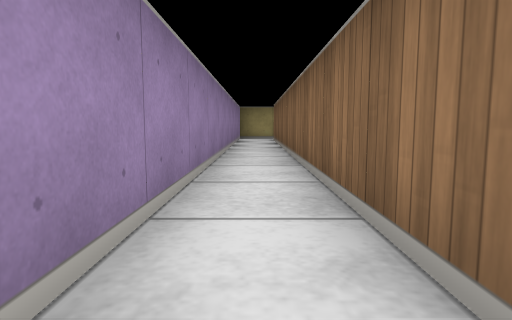
View 1 (above)

16 first-person views from a walk through a cub3D maze. The camera is about half as high as the walls, tilts 6° down and sees 75° across. The floor is counted in squares. Each view is taken from the middle of a square. On the plan, view 1 faces up. The plan holds only what a view shows up to about 9 squares ahead; the rest is blank.

View 2
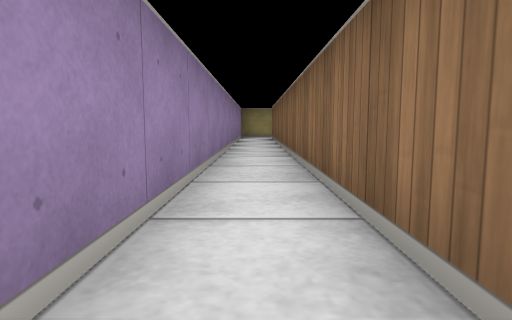

View 3
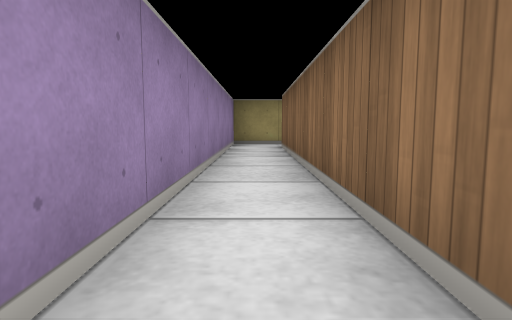

View 4
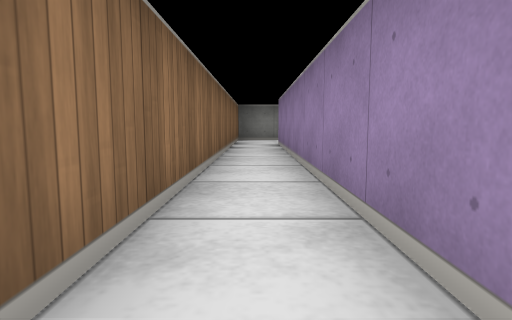

View 5
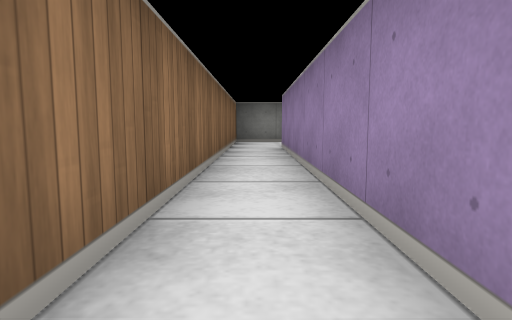

View 6
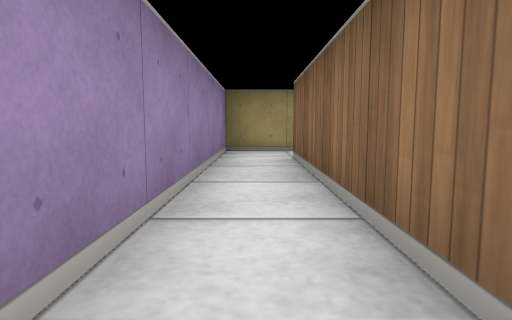

View 7
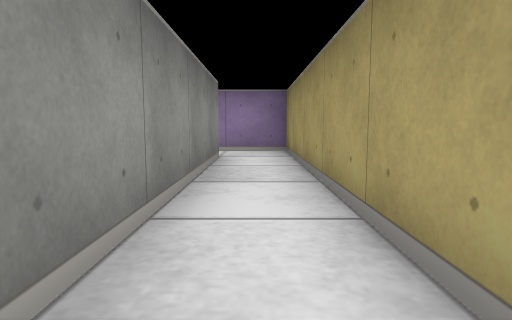

View 8
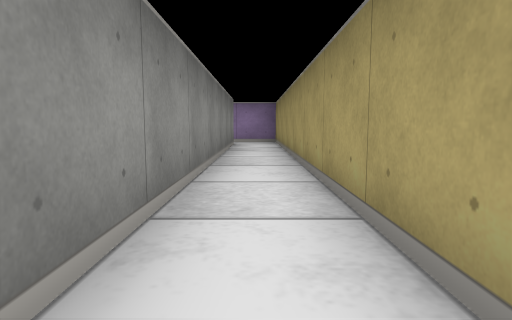

View 9
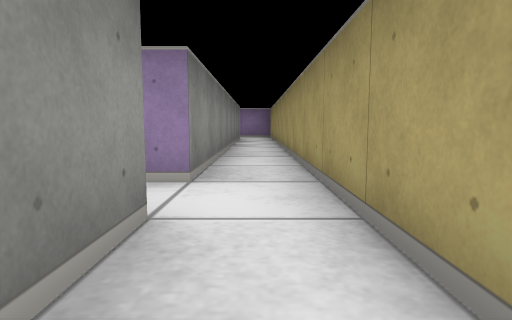

View 10
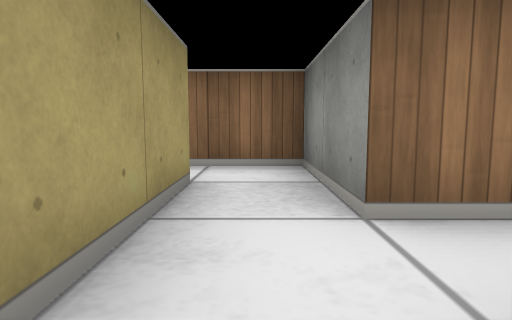

View 11
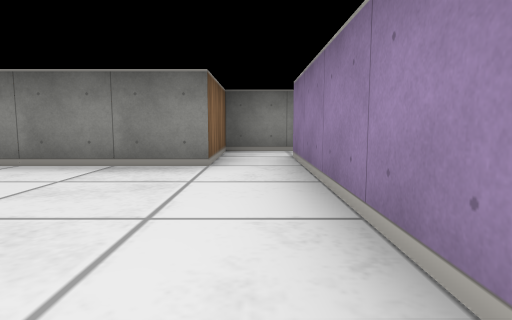

View 12
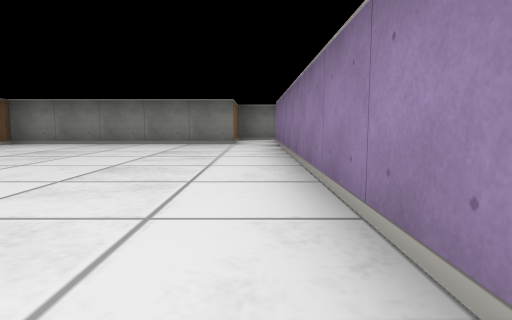

View 13
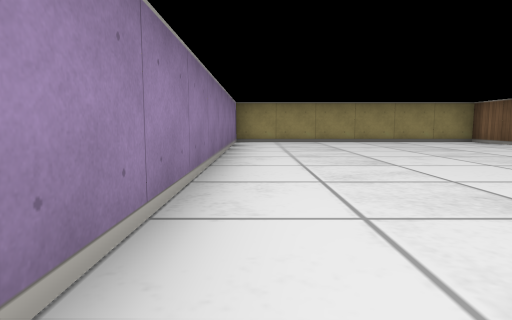

View 14
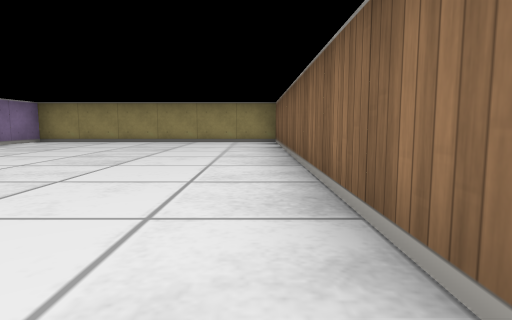

View 15
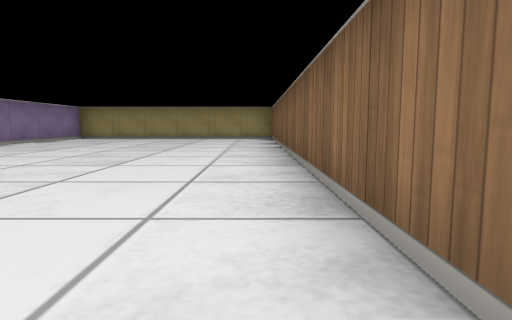

View 16
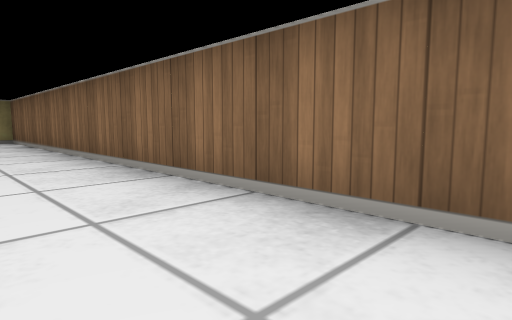

### Floor plan
Points are (right, up) in squares from view 1. A wall is a line through its corners. A room is listed if a view was taken in it or the views show most of it. See-through windows are left out.
Room 1 (views 1, 2, 3, 4, 5, 6)
walls: (-0.8, -7.5) (0.5, -7.5) (0.5, 9.5); (-0.5, 9.5) (-0.5, -5.5)
ways out: opening at (0, 9) to room 2
Room 2 (views 7, 8, 10)
walls: (0.5, 9.5) (8.5, 9.5); (8.5, 10.5) (-0.5, 10.5) (-0.5, 9.5)
ways out: opening at (0, 9) to room 1; opening at (8, 10)
Room 3 (view 9)
walls: (10.5, 11.5) (10.5, 10.5); (10.5, 9.5) (11.5, 9.5) (11.5, 11.5)
ways out: opening at (11, 11) to room 4; opening at (10, 10)
Room 4 (views 11, 12, 13, 14, 15, 16)
walls: (11.5, 11.5) (16.5, 11.5) (16.5, 22.5) (10.5, 22.5) (10.5, 11.5)
ways out: opening at (11, 11) to room 3

Where each view was taken, in squares from view 1:
view 1: 0 up, 0 right, facing up
view 2: 1 down, 0 right, facing up
view 3: 3 up, 0 right, facing up
view 4: 2 up, 0 right, facing down
view 5: 1 up, 0 right, facing down
view 6: 5 up, 0 right, facing up
view 7: 10 up, 5 right, facing left
view 8: 10 up, 8 right, facing left
view 9: 10 up, 11 right, facing left
view 10: 10 up, 8 right, facing right
view 11: 15 up, 11 right, facing down
view 12: 19 up, 11 right, facing down
view 13: 14 up, 11 right, facing up
view 14: 14 up, 16 right, facing up
view 15: 12 up, 16 right, facing up
view 16: 13 up, 15 right, facing up-right
